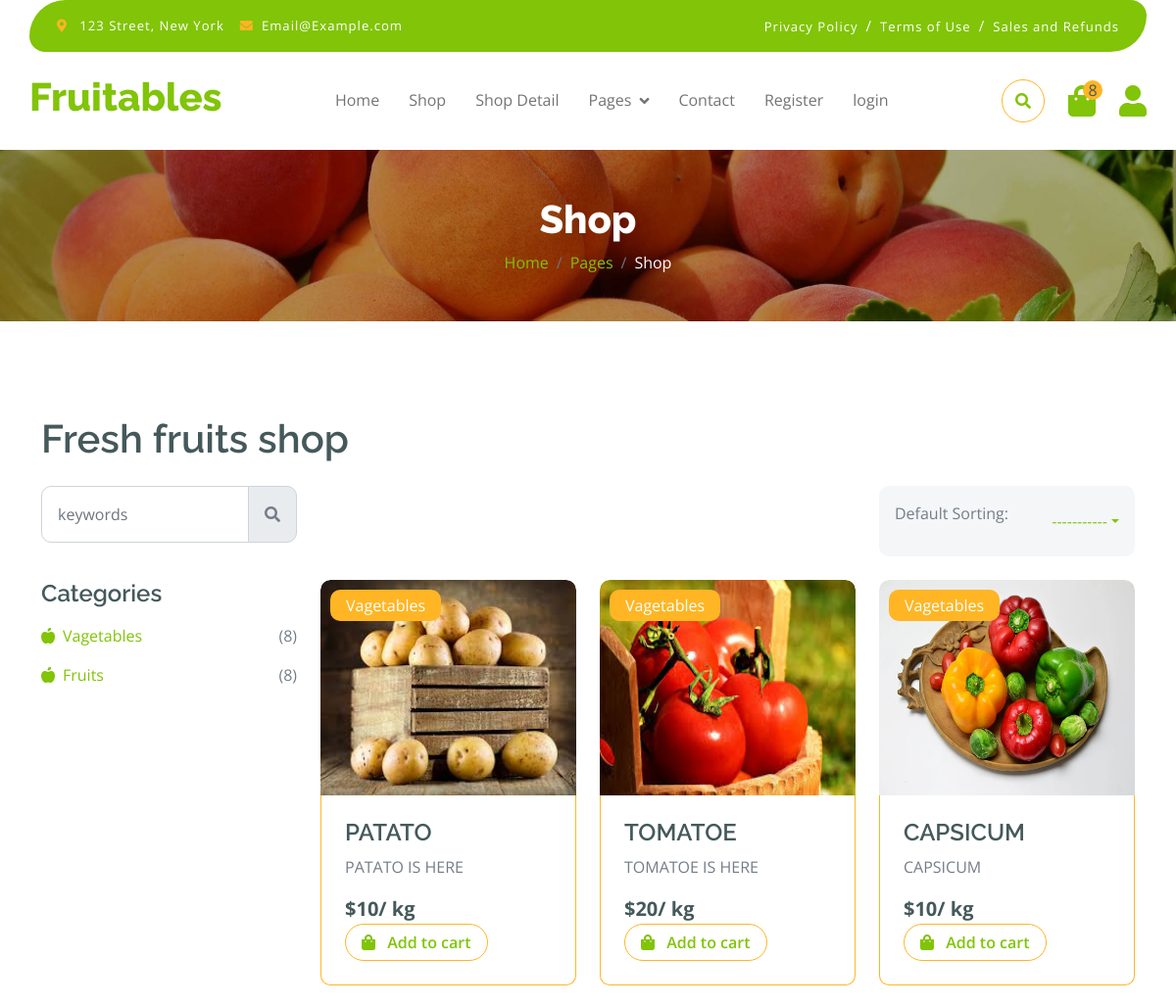
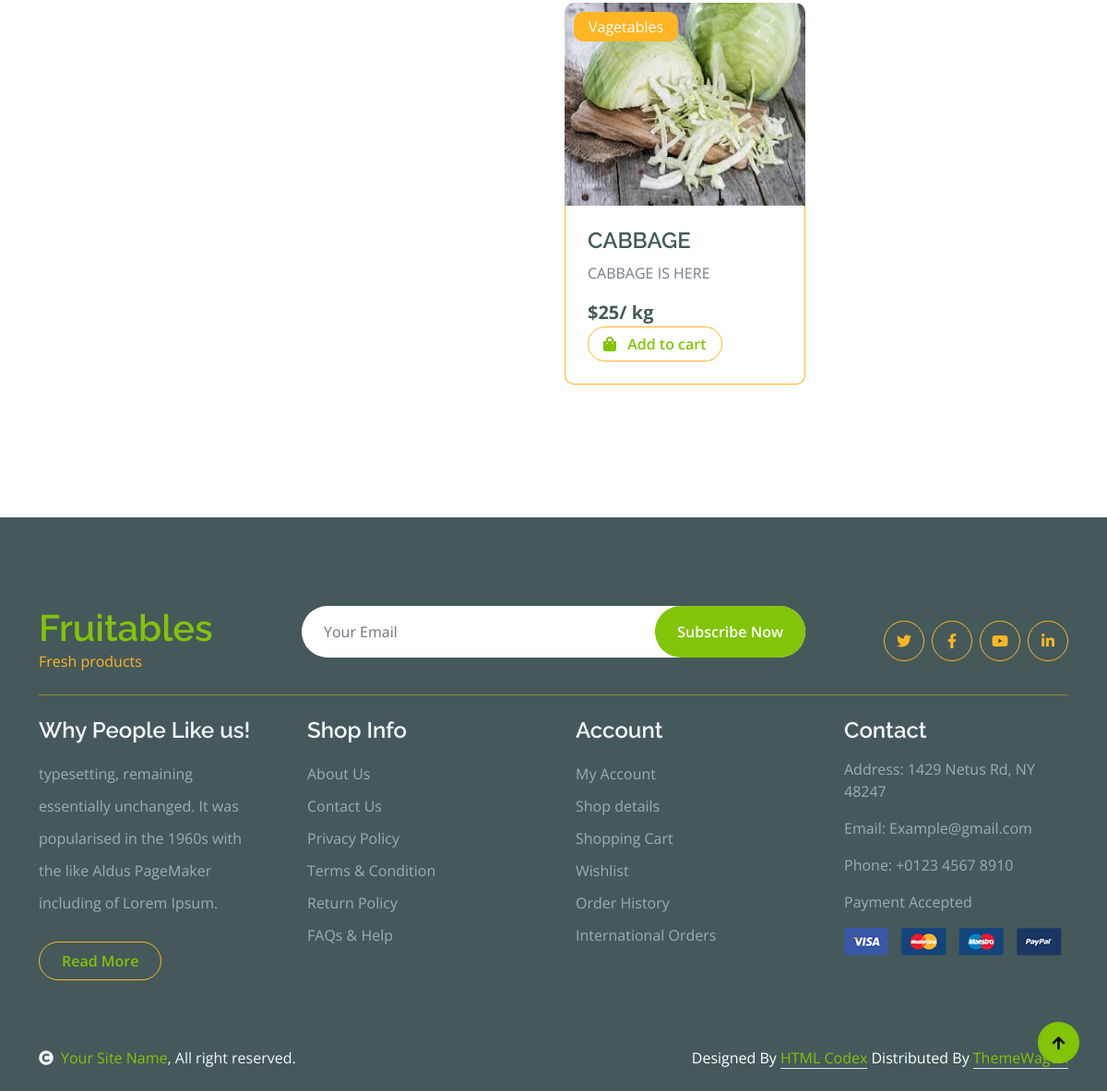
Screenshot of /categories/1 with the database file from the repository (2 pictures, top to bottom).
### myapp2/models.py (models this page shows, shortened)
class Categories(models.Model):
    name = models.CharField(max_length=20)
    def __str__(self) -> str:
        return self.name

class Add_product(models.Model):
    user_id=models.ForeignKey(user,on_delete=models.CASCADE)
    categories_id = models.ForeignKey(Categories,on_delete=models.CASCADE)
    name=models.CharField(max_length=30)
    price=models.IntegerField()
    qyt=models.IntegerField()
    des=models.TextField()
    pic=models.ImageField(upload_to="img")

### myapp2/views.py (the view)
# urls.py: path('categories/<int:id>', views.categories, name='categories'),
def categories(request,id):
    pid = Add_product.objects.filter(categories_id=id)
    cid = Categories.objects.all()
    lid =  Add_product.objects.all().count()
    con = {
        'pid' : pid,
        'cid' : cid,
        'lid' : lid
    }
    return render(request,"shop.html",con)

### myapp2/templates/shop.html (shortened to what this page needs)
{% extends "index.html" %}
{% load static %}
{% block content %}
        <div class="container-fluid page-header py-5">
            <h1 class="text-center text-white display-6">Shop</h1>
            <ol class="breadcrumb justify-content-center mb-0">
                <li class="breadcrumb-item"><a href="#">Home</a></li>
                <li class="breadcrumb-item"><a href="#">Pages</a></li>
                <li class="breadcrumb-item active text-white">Shop</li>
            </ol>
        </div>
        <div class="container-fluid fruite py-5">
            <div class="container py-5">
                <h1 class="mb-4">Fresh fruits shop</h1>
                <div class="row g-4">
                    <div class="col-lg-12">
                        <div class="row g-4">
                            <div class="col-xl-3">
                                <div class="input-group w-100 mx-auto d-flex">
                                    <input type="search" class="form-control p-3" placeholder="keywords" aria-describedby="search-icon-1">
                                    <span id="search-icon-1" class="input-group-text p-3"><i class="fa fa-search"></i></span>
                                </div>
                            </div>
                            <div class="col-6"></div>
                            <div class="col-xl-3">
                                <div class="bg-light ps-3 py-3 rounded d-flex justify-content-between mb-4">
                                    <label for="fruits">Default Sorting:</label>
                                    <div class="nav-item dropdown">
                                        <a href="#" class="nav-link dropdown-toggle" data-bs-toggle="dropdown">-----------</a>
                                    </div>
                                </div>
                            </div>
                        </div>
                        <div class="row g-4">
                            <div class="col-lg-3">
                                <div class="row g-4">
                                    <div class="col-lg-12">
                                        <div class="mb-3">
                                            <h4>Categories</h4>
                                            <ul class="list-unstyled fruite-categorie">
                                                {% for i in cid %}
                                                <li>
                                                    <div class="d-flex justify-content-between fruite-name">
                                                        <a href="{% url 'categories' i.id %}"><i class="fas fa-apple-alt me-2"></i>{{i.name}}</a>
                                                        <span>({{lid}})</span>
                                                    </div>
                                                </li>
                                                {% endfor %}
                                            </ul>
                                        </div>
                                    </div>
                                </div>
                            </div>
                            <div class="col-lg-9">
                                <div class="row g-4 justify-content-center">
                                    {% for i in pid %}
                                    <div class="col-md-6 col-lg-6 col-xl-4">
                                        <div class="rounded position-relative fruite-item">
                                            <div class="fruite-img">
                                                <img src="{{i.pic.url}}" style="height : 220px; " class="img-fluid w-100 rounded-top" alt="">
                                            </div>
                                            <div class="text-white bg-secondary px-3 py-1 rounded position-absolute" style="top: 10px; left: 10px;">{{i.categories_id}}</div>
                                            <div class="p-4 border border-secondary border-top-0 rounded-bottom">
                                                <h4>{{i.name}}</h4>
                                                <p>{{i.des}}</p>
                                                <div class="d-flex justify-content-between flex-lg-wrap">
                                                    <p class="text-dark fs-5 fw-bold mb-0">${{i.price}}/ kg</p>
                                                    <a href="{% url 'add_to_cart' i.id %}" class="btn border border-secondary rounded-pill px-3 text-primary"><i class="fa fa-shopping-bag me-2 text-primary"></i> Add to cart</a>
                                                </div>
                                            </div>
                                        </div>
                                    </div>
                                    {% endfor %}
                                </div>
                            </div>
                        </div>
                    </div>
                </div>
            </div>
        </div>
{% endblock %}

### myapp2/templates/index.html (shortened to what this page needs)
{% load static %}
<html lang="en">
    <head>
        <link rel="stylesheet" href="https://use.fontawesome.com/releases/v5.15.4/css/all.css"/>
        <link href="https://cdn.jsdelivr.net/npm/bootstrap-icons@1.4.1/font/bootstrap-icons.css" rel="stylesheet">
        <link href="{% static 'lib/lightbox/css/lightbox.min.css' %}" rel="stylesheet">
        <link href="{% static 'lib/owlcarousel/assets/owl.carousel.min.css' %}" rel="stylesheet">
        <link href="{% static 'css/bootstrap.min.css' %}" rel="stylesheet">
        <link href="{% static 'css/style.css' %}" rel="stylesheet">
    </head>
    <body>
        <div class="container-fluid fixed-top">
            <div class="container topbar bg-primary d-none d-lg-block">
                <div class="d-flex justify-content-between">
                    <div class="top-info ps-2">
                        <small class="me-3"><i class="fas fa-map-marker-alt me-2 text-secondary"></i> <a href="#" class="text-white">123 Street, New York</a></small>
                        <small class="me-3"><i class="fas fa-envelope me-2 text-secondary"></i><a href="#" class="text-white">Email@Example.com</a></small>
                    </div>
                    <div class="top-link pe-2">
                        <a href="#" class="text-white"><small class="text-white mx-2">Privacy Policy</small>/</a>
                        <a href="#" class="text-white"><small class="text-white mx-2">Terms of Use</small>/</a>
                        <a href="#" class="text-white"><small class="text-white ms-2">Sales and Refunds</small></a>
                    </div>
                </div>
            </div>
            <div class="container px-0">
                <nav class="navbar navbar-light bg-white navbar-expand-xl">
                    <a href="{% url 'index' %}" class="navbar-brand"><h1 class="text-primary display-6">Fruitables</h1></a>
                    <div class="collapse navbar-collapse bg-white" id="navbarCollapse">
                        <div class="navbar-nav mx-auto">
                            <a href="{% url 'index' %}" class="nav-item nav-link">Home</a>
                            <a href="{% url 'shop' %}" class="nav-item nav-link">Shop</a>
                            <a href="{% url 'shop-detail' %}" class="nav-item nav-link">Shop Detail</a>
                            <div class="nav-item dropdown">
                                <a href="#" class="nav-link dropdown-toggle" data-bs-toggle="dropdown">Pages</a>
                            </div>
                            <a href="{% url 'contact' %}" class="nav-item nav-link">Contact</a>
                            <a href="{% url 'register' %}" class="nav-item nav-link">Register</a>
                            {% if "email" in request.session %}
                            <a href="{% url 'logout' %}" class="nav-item nav-link">logout</a>
                            {% else %}
                            <a href="{% url 'login' %}" class="nav-item nav-link">login</a>
                            {% endif %}
                        </div>
                        <div class="d-flex m-3 me-0">
                            <button class="btn-search btn border border-secondary btn-md-square rounded-circle bg-white me-4" data-bs-toggle="modal" data-bs-target="#searchModal"><i class="fas fa-search text-primary"></i></button>
                            <a href="{% url 'cart' %}" class="position-relative me-4 my-auto">
                                <i class="fa fa-shopping-bag fa-2x"></i>
                                <span class="position-absolute bg-secondary rounded-circle d-flex align-items-center justify-content-center text-dark px-1" style="top: -5px; left: 15px; height: 20px; min-width: 20px;">{{lid}}</span>
                            </a>
                            <a href="#" class="my-auto">
                                <i class="fas fa-user fa-2x"></i>
                            </a>
                        </div>
                    </div>
                </nav>
            </div>
        </div>
        {% block content %}{% endblock %}
        <div class="container-fluid bg-dark text-white-50 footer pt-5 mt-5">
            <div class="container py-5">
                <div class="pb-4 mb-4" style="border-bottom: 1px solid rgba(226, 175, 24, 0.5) ;">
                    <div class="row g-4">
                        <div class="col-lg-3">
                            <a href="#">
                                <h1 class="text-primary mb-0">Fruitables</h1>
                                <p class="text-secondary mb-0">Fresh products</p>
                            </a>
                        </div>
                        <div class="col-lg-6">
                            <div class="position-relative mx-auto">
                                <input class="form-control border-0 w-100 py-3 px-4 rounded-pill" type="number" placeholder="Your Email">
                                <button type="submit" class="btn btn-primary border-0 border-secondary py-3 px-4 position-absolute rounded-pill text-white" style="top: 0; right: 0;">Subscribe Now</button>
                            </div>
                        </div>
                        <div class="col-lg-3">
                            <div class="d-flex justify-content-end pt-3">
                                <a class="btn  btn-outline-secondary me-2 btn-md-square rounded-circle" href=""><i class="fab fa-twitter"></i></a>
                                <a class="btn btn-outline-secondary me-2 btn-md-square rounded-circle" href=""><i class="fab fa-facebook-f"></i></a>
                                <a class="btn btn-outline-secondary me-2 btn-md-square rounded-circle" href=""><i class="fab fa-youtube"></i></a>
                                <a class="btn btn-outline-secondary btn-md-square rounded-circle" href=""><i class="fab fa-linkedin-in"></i></a>
                            </div>
                        </div>
                    </div>
                </div>
                <div class="row g-5">
                    <div class="col-lg-3 col-md-6">
                        <div class="footer-item">
                            <h4 class="text-light mb-3">Why People Like us!</h4>
                            <p class="mb-4">typesetting, remaining essentially unchanged. It was
                                popularised in the 1960s with the like Aldus PageMaker including of Lorem Ipsum.</p>
                            <a href="" class="btn border-secondary py-2 px-4 rounded-pill text-primary">Read More</a>
                        </div>
                    </div>
                    <div class="col-lg-3 col-md-6">
                        <div class="d-flex flex-column text-start footer-item">
                            <h4 class="text-light mb-3">Shop Info</h4>
                            <a class="btn-link" href="">About Us</a>
                            <a class="btn-link" href="">Contact Us</a>
                            <a class="btn-link" href="">Privacy Policy</a>
                            <a class="btn-link" href="">Terms & Condition</a>
                            <a class="btn-link" href="">Return Policy</a>
                            <a class="btn-link" href="">FAQs & Help</a>
                        </div>
                    </div>
                    <div class="col-lg-3 col-md-6">
                        <div class="d-flex flex-column text-start footer-item">
                            <h4 class="text-light mb-3">Account</h4>
                            <a class="btn-link" href="">My Account</a>
                            <a class="btn-link" href="">Shop details</a>
                            <a class="btn-link" href="">Shopping Cart</a>
                            <a class="btn-link" href="">Wishlist</a>
                            <a class="btn-link" href="">Order History</a>
                            <a class="btn-link" href="">International Orders</a>
                        </div>
                    </div>
                    <div class="col-lg-3 col-md-6">
                        <div class="footer-item">
                            <h4 class="text-light mb-3">Contact</h4>
                            <p>Address: 1429 Netus Rd, NY 48247</p>
                            <p>Email: Example@gmail.com</p>
                            <p>Phone: +0123 4567 8910</p>
                            <p>Payment Accepted</p>
                            <img src="{% static 'img/payment.png' %}" class="img-fluid" alt="">
                        </div>
                    </div>
                </div>
            </div>
        </div>
        <div class="container-fluid copyright bg-dark py-4">
            <div class="container">
                <div class="row">
                    <div class="col-md-6 text-center text-md-start mb-3 mb-md-0">
                        <span class="text-light"><a href="#"><i class="fas fa-copyright text-light me-2"></i>Your Site Name</a>, All right reserved.</span>
                    </div>
                    <div class="col-md-6 my-auto text-center text-md-end text-white">
                        Designed By <a class="border-bottom" href="https://htmlcodex.com">HTML Codex</a> Distributed By <a class="border-bottom" href="https://themewagon.com">ThemeWagon</a>
                    </div>
                </div>
            </div>
        </div>
        <a href="#" class="btn btn-primary border-3 border-primary rounded-circle back-to-top"><i class="fa fa-arrow-up"></i></a>
    </body>
</html>

### rows the page displays
Categories: name "Vagetables", lid "8"
Categories: name "Fruits", lid "8"
Add_product: pic (picture), categories_id "Vagetables", name "PATATO", des "PATATO IS HERE", price "10"
Add_product: pic (picture), categories_id "Vagetables", name "TOMATOE", des "TOMATOE IS HERE", price "20"
Add_product: pic (picture), categories_id "Vagetables", name "CAPSICUM", des "CAPSICUM", price "10"
Add_product: pic (picture), categories_id "Vagetables", name "CABBAGE", des "CABBAGE IS HERE", price "25"

### other values shown
{{ lid }} "8"
